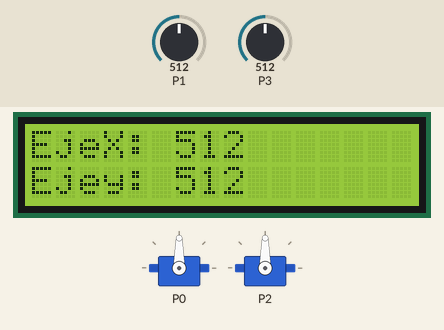
The program below on a simulated BBC micro:bit (MakeCode). Shown: 16×2 character LCD, 2 × servo. The inputs (shaded band) are chosen by the test bench; at power-on: P1 = 512, P3 = 512 (analog values on the 0–1023 scale).

Above: at 0.1 s.
1.3 s: P1 set to 306
At 2.1 s:
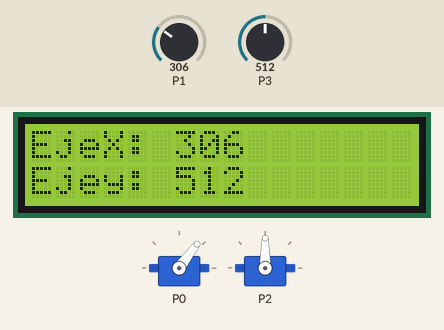
4.3 s: P3 set to 306
At 5.2 s:
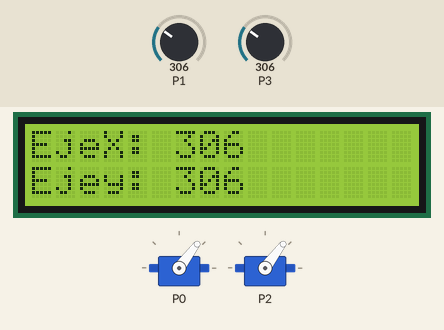
7.3 s: P1 set to 122
At 8.3 s:
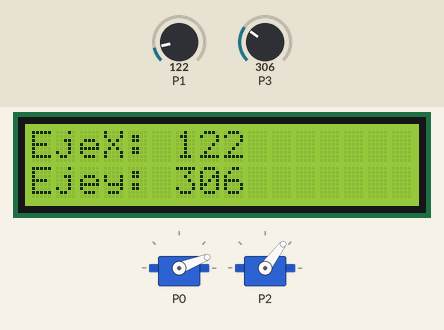
10.3 s: P3 set to 122
At 11.1 s:
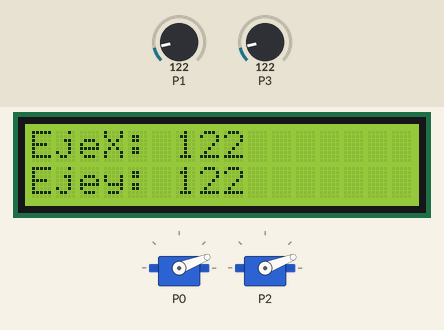
13.3 s: P1 set to 0
At 14.3 s:
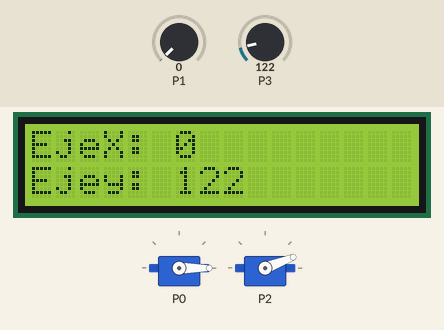
16.3 s: P3 set to 0
At 17.3 s:
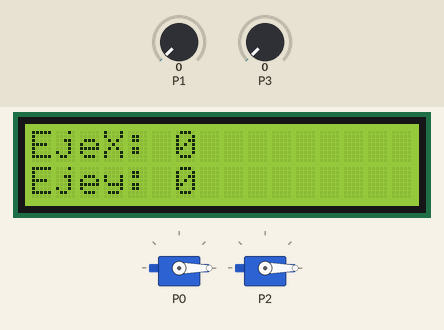
Timing chart, 0 to 19.3 s (numbered marks = the images above; inputs shaded):
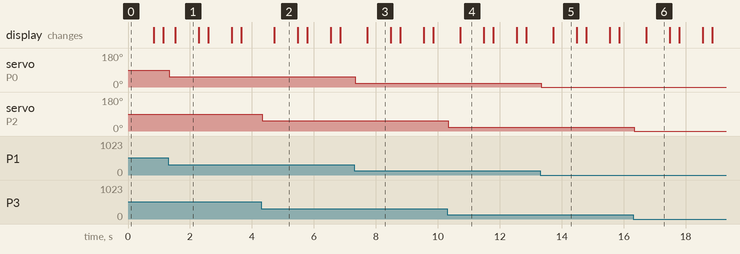

The program:

main.ts
```typescript
// Servo eje Y
// Función para mapear valores del joystick al rango del servo (0-180)
function mapJoystickToServo (value: number) {
    return Math.map(value, 0, 1023, 0, 180)
}
let anguloY = 0
let anguloX = 0
let ejeY = 0
let ejeX = 0
// Conecta el LCD
makerbit.connectLcd(39)
// Posición inicial de los servos
// Servo eje X
pins.servoWritePin(AnalogPin.P0, 90)
// Servo eje Y
pins.servoWritePin(AnalogPin.P2, 90)
basic.forever(function () {
    // Leer los ejes del joystick
    ejeX = pins.analogReadPin(AnalogReadWritePin.P1)
    ejeY = pins.analogReadPin(AnalogReadWritePin.P3)
    // --- EJE X ---
    if (ejeX > 700 && ejeX < 800) {
        pins.servoWritePin(AnalogPin.P0, 90)
    } else {
        anguloX = mapJoystickToServo(ejeX)
        anguloX = Math.constrain(anguloX, 0, 180)
        pins.servoWritePin(AnalogPin.P0, anguloX)
    }
    // --- EJE Y ---
    if (ejeY > 700 && ejeY < 800) {
        pins.servoWritePin(AnalogPin.P2, 90)
    } else {
        anguloY = mapJoystickToServo(ejeY)
        anguloY = Math.constrain(anguloY, 0, 180)
        pins.servoWritePin(AnalogPin.P2, anguloY)
    }
})
basic.forever(function () {
    makerbit.showStringOnLcd1602("EjeX:", makerbit.position1602(LcdPosition1602.Pos1), 16)
    makerbit.showStringOnLcd1602("" + (ejeX), makerbit.position1602(LcdPosition1602.Pos7), 16)
    makerbit.showStringOnLcd1602("Ejey:", makerbit.position1602(LcdPosition1602.Pos17), 16)
    makerbit.showStringOnLcd1602("" + (ejeY), makerbit.position1602(LcdPosition1602.Pos23), 16)
})
```

test.ts
```typescript
// aquí va el archivo "tests"; esto no se compilará cuando este paquete se utilice como una extensión.
```

Measured:
- after the input at 1.3 s, servo on P0: 90° → 53° at once; the display: changes after 0.23 s (image 1)
- after the input at 4.3 s, servo on P2: 90° → 53° at once
- after the input at 7.3 s, servo on P0: 53° → 21° at once
- after the input at 10.3 s, servo on P2: 53° → 21° at once
- after the input at 13.3 s, servo on P0: 21° → 0° at once
- after the input at 16.3 s, servo on P2: 21° → 0° at once; the display: changes after 0.43 s (image 6)
- what the display in image 1 shows lasts 0.8 s, from 1.5 s to 2.3 s
